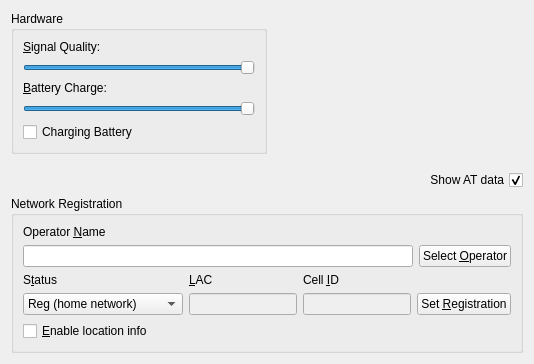
      <widget class="QWidget" name="tab">
       <attribute name="title">
        <string>Registration</string>
       </attribute>
       <layout class="QVBoxLayout" name="verticalLayout_2">
        <item>
         <layout class="QHBoxLayout" name="horizontalLayout_2">
          <item>
           <widget class="QGroupBox" name="gbHardware">
            <property name="title">
             <string>Hardware</string>
            </property>
            <layout class="QVBoxLayout">
             <item>
              <widget class="QLabel" name="lblSignalQuality">
               <property name="toolTip">
                <string>&lt;html&gt;&lt;head&gt;&lt;meta name=&quot;qrichtext&quot; content=&quot;1&quot; /&gt;&lt;/head&gt;&lt;body style=&quot; white-space: pre-wrap; font-family:Sans Serif; font-size:9pt; font-weight:400; font-style:normal; text-decoration:none;&quot;&gt;&lt;p style=&quot; margin-top:0px; margin-bottom:0px; margin-left:0px; margin-right:0px; -qt-block-indent:0; text-indent:0px;&quot;&gt;Signal Quality Level&lt;/p&gt;&lt;/body&gt;&lt;/html&gt;</string>
               </property>
               <property name="text">
                <string>&amp;Signal Quality:</string>
               </property>
               <property name="buddy">
                <cstring>hsSignalQuality</cstring>
               </property>
              </widget>
             </item>
             <item>
              <widget class="QSlider" name="hsSignalQuality">
               <property name="toolTip">
                <string>&lt;html&gt;&lt;head&gt;&lt;meta name=&quot;qrichtext&quot; content=&quot;1&quot; /&gt;&lt;/head&gt;&lt;body style=&quot; white-space: pre-wrap; font-family:Sans Serif; font-size:9pt; font-weight:400; font-style:normal; text-decoration:none;&quot;&gt;&lt;p style=&quot; margin-top:0px; margin-bottom:0px; margin-left:0px; margin-right:0px; -qt-block-indent:0; text-indent:0px;&quot;&gt;Signal Quality Level&lt;/p&gt;&lt;/body&gt;&lt;/html&gt;</string>
               </property>
               <property name="maximum">
                <number>31</number>
               </property>
               <property name="sliderPosition">
                <number>31</number>
               </property>
               <property name="orientation">
                <enum>Qt::Horizontal</enum>
               </property>
              </widget>
             </item>
             <item>
              <widget class="QLabel" name="lblBatteryCharge">
               <property name="toolTip">
                <string>&lt;html&gt;&lt;head&gt;&lt;meta name=&quot;qrichtext&quot; content=&quot;1&quot; /&gt;&lt;/head&gt;&lt;body style=&quot; white-space: pre-wrap; font-family:Sans Serif; font-size:9pt; font-weight:400; font-style:normal; text-decoration:none;&quot;&gt;&lt;p style=&quot; margin-top:0px; margin-bottom:0px; margin-left:0px; margin-right:0px; -qt-block-indent:0; text-indent:0px;&quot;&gt;Battery Charge Level&lt;/p&gt;&lt;/body&gt;&lt;/html&gt;</string>
               </property>
               <property name="text">
                <string>&amp;Battery Charge:</string>
               </property>
               <property name="buddy">
                <cstring>hsBatteryCharge</cstring>
               </property>
              </widget>
             </item>
             <item>
              <widget class="QSlider" name="hsBatteryCharge">
               <property name="toolTip">
                <string>&lt;html&gt;&lt;head&gt;&lt;meta name=&quot;qrichtext&quot; content=&quot;1&quot; /&gt;&lt;/head&gt;&lt;body style=&quot; white-space: pre-wrap; font-family:Sans Serif; font-size:9pt; font-weight:400; font-style:normal; text-decoration:none;&quot;&gt;&lt;p style=&quot; margin-top:0px; margin-bottom:0px; margin-left:0px; margin-right:0px; -qt-block-indent:0; text-indent:0px;&quot;&gt;Battery Charge Level&lt;/p&gt;&lt;/body&gt;&lt;/html&gt;</string>
               </property>
               <property name="maximum">
                <number>100</number>
               </property>
               <property name="value">
                <number>100</number>
               </property>
               <property name="orientation">
                <enum>Qt::Horizontal</enum>
               </property>
              </widget>
             </item>
             <item>
              <widget class="QCheckBox" name="hsBatteryCharging">
               <property name="text">
                <string>Charging Battery</string>
               </property>
              </widget>
             </item>
            </layout>
           </widget>
          </item>
          <item>
           <spacer name="horizontalSpacer">
            <property name="orientation">
             <enum>Qt::Horizontal</enum>
            </property>
            <property name="sizeHint" stdset="0">
             <size>
              <width>40</width>
              <height>20</height>
             </size>
            </property>
           </spacer>
          </item>
         </layout>
        </item>
        <item>
         <spacer name="verticalSpacer">
          <property name="orientation">
           <enum>Qt::Vertical</enum>
          </property>
          <property name="sizeHint" stdset="0">
           <size>
            <width>20</width>
            <height>10</height>
           </size>
          </property>
         </spacer>
        </item>
        <item>
         <widget class="QCheckBox" name="atCheckBox">
          <property name="layoutDirection">
           <enum>Qt::RightToLeft</enum>
          </property>
          <property name="text">
           <string>Show AT data</string>
          </property>
          <property name="checked">
           <bool>true</bool>
          </property>
         </widget>
        </item>
        <item>
         <widget class="QGroupBox" name="gbNetworkRegistration">
          <property name="title">
           <string>Network Registration</string>
          </property>
          <layout class="QVBoxLayout">
           <property name="spacing">
            <number>6</number>
           </property>
           <property name="leftMargin">
            <number>9</number>
           </property>
           <property name="topMargin">
            <number>9</number>
           </property>
           <property name="rightMargin">
            <number>9</number>
           </property>
           <property name="bottomMargin">
            <number>9</number>
           </property>
           <item>
            <widget class="QLabel" name="lblOperatorName">
             <property name="text">
              <string>Operator &amp;Name</string>
             </property>
             <property name="buddy">
              <cstring>leOperatorName</cstring>
             </property>
            </widget>
           </item>
           <item>
            <layout class="QHBoxLayout">
             <property name="spacing">
              <number>6</number>
             </property>
             <property name="leftMargin">
              <number>0</number>
             </property>
             <property name="topMargin">
              <number>0</number>
             </property>
             <property name="rightMargin">
              <number>0</number>
             </property>
             <property name="bottomMargin">
              <number>0</number>
             </property>
             <item>
              <widget class="QLineEdit" name="leOperatorName"/>
             </item>
             <item>
              <widget class="QPushButton" name="pbSelectOperator">
               <property name="text">
                <string>Select &amp;Operator</string>
               </property>
              </widget>
             </item>
            </layout>
           </item>
           <item>
            <layout class="QGridLayout">
             <property name="leftMargin">
              <number>0</number>
             </property>
             <property name="topMargin">
              <number>0</number>
             </property>
             <property name="rightMargin">
              <number>0</number>
             </property>
             <property name="bottomMargin">
              <number>0</number>
             </property>
             <property name="spacing">
              <number>6</number>
             </property>
             <item row="1" column="3">
              <widget class="QPushButton" name="pbRegistration">
               <property name="text">
                <string>Set &amp;Registration</string>
               </property>
              </widget>
             </item>
             <item row="1" column="0">
              <widget class="QComboBox" name="cbRegistrationStatus">
               <property name="currentIndex">
                <number>1</number>
               </property>
               <item>
                <property name="text">
                 <string>Not Reg (not searching)</string>
                </property>
               </item>
               <item>
                <property name="text">
                 <string>Reg (home network)</string>
                </property>
               </item>
               <item>
                <property name="text">
                 <string>Not Reg (searching)</string>
                </property>
               </item>
               <item>
                <property name="text">
                 <string>Reg denied</string>
                </property>
               </item>
               <item>
                <property name="text">
                 <string>Unknown</string>
                </property>
               </item>
               <item>
                <property name="text">
                 <string>Reg (roaming)</string>
                </property>
               </item>
              </widget>
             </item>
             <item row="1" column="1">
              <widget class="QLineEdit" name="leLAC">
               <property name="enabled">
                <bool>false</bool>
               </property>
               <property name="maxLength">
                <number>4</number>
               </property>
              </widget>
             </item>
             <item row="1" column="2">
              <widget class="QLineEdit" name="leCellID">
               <property name="enabled">
                <bool>false</bool>
               </property>
               <property name="maxLength">
                <number>8</number>
               </property>
              </widget>
             </item>
             <item row="0" column="2">
              <widget class="QLabel" name="lblCellID">
               <property name="text">
                <string>Cell &amp;ID</string>
               </property>
               <property name="buddy">
                <cstring>leCellID</cstring>
               </property>
              </widget>
             </item>
             <item row="0" column="0">
              <widget class="QLabel" name="lblStatus">
               <property name="text">
                <string>S&amp;tatus</string>
               </property>
               <property name="buddy">
                <cstring>cbRegistrationStatus</cstring>
               </property>
              </widget>
             </item>
             <item row="0" column="1">
              <widget class="QLabel" name="lbLAC">
               <property name="text">
                <string>&amp;LAC</string>
               </property>
               <property name="buddy">
                <cstring>leLAC</cstring>
               </property>
              </widget>
             </item>
            </layout>
           </item>
           <item>
            <widget class="QCheckBox" name="chkLocationInfo">
             <property name="text">
              <string>&amp;Enable location info</string>
             </property>
            </widget>
           </item>
          </layout>
         </widget>
        </item>
       </layout>
      </widget>
